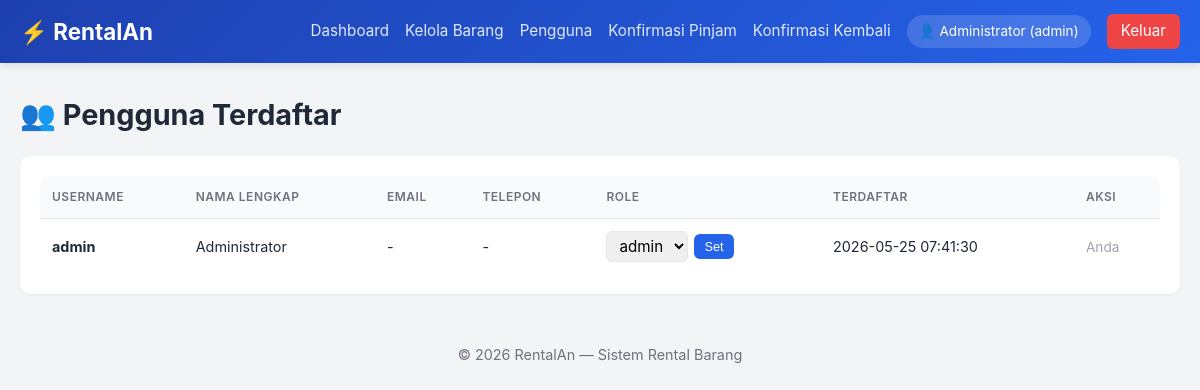
The page /admin/users.php (signed in) on the database its author committed.
### tables this page shows
CREATE TABLE IF NOT EXISTS users (
    id INT AUTO_INCREMENT PRIMARY KEY,
    username VARCHAR(50) UNIQUE NOT NULL,
    password VARCHAR(255) NOT NULL,
    full_name VARCHAR(100) NOT NULL,
    email VARCHAR(100),
    phone VARCHAR(20),
    role ENUM('user','admin') DEFAULT 'user',
    created_at TIMESTAMP DEFAULT CURRENT_TIMESTAMP
);

### classes/User.php (called while the page is built, shortened)
<?php
class User {
    private $conn;
    private $table = 'users';
    public function __construct($db) {
        $this->conn = $db;
    }
    public function getAll() {
        return $this->conn->query("SELECT id, username, full_name, email, phone, role, created_at FROM {$this->table} ORDER BY created_at DESC")->fetchAll();
    }
}

### includes/config.php (called while the page is built, shortened)
<?php
require_once __DIR__ . '/../classes/User.php';
function e($str) { return htmlspecialchars($str ?? '', ENT_QUOTES, 'UTF-8'); }

### admin/users.php (the view, shortened to what this page needs)
<?php
require_once __DIR__ . '/../includes/config.php';
$u = new User($db);
$users = $u->getAll();
include __DIR__ . '/../includes/header.php';
?>
<h1>👥 Pengguna Terdaftar</h1>
<div class="card table-wrap"><table class="table">
  <thead><tr><th>Username</th><th>Nama Lengkap</th><th>Email</th><th>Telepon</th><th>Role</th><th>Terdaftar</th><th>Aksi</th></tr></thead>
  <tbody>
  <?php foreach ($users as $row): ?>
    <tr>
      <td><b><?= e($row['username']) ?></b></td>
      <td><?= e($row['full_name']) ?></td>
      <td><?= e($row['email'] ?: '-') ?></td>
      <td><?= e($row['phone'] ?: '-') ?></td>
      <td>
        <form method="post" style="display:inline-flex;gap:6px;align-items:center">
          <select name="role" class="form-control" style="width:auto;padding:4px 8px">
            <option value="admin" <?= $row['role']==='admin'?'selected':'' ?>>admin</option>
          </select>
          <button name="update_role" value="1" class="btn btn-sm btn-primary">Set</button>
        </form>
      </td>
      <td><?= e($row['created_at']) ?></td>
      <td>
        <?php if ($row['id'] != $_SESSION['user_id']): ?>
          <a href="?delete=<?= $row['id'] ?>" class="btn btn-sm btn-danger" onclick="return confirm('Hapus pengguna ini?')">Hapus</a>
        <?php else: ?>
          <span style="color:#9ca3af;font-size:.85rem">Anda</span>
        <?php endif; ?>
      </td>
    </tr>
  <?php endforeach; ?>
  </tbody>
</table></div>
<?php include __DIR__ . '/../includes/footer.php'; ?>

### assets/css/style.css (style rules this page uses)
* { box-sizing: border-box; margin: 0; padding: 0; }
:root { --primary: #2563eb; --primary-dark: #1d4ed8; --bg: #f3f4f6; --card: #ffffff; --text: #1f2937; --muted: #6b7280; --border: #e5e7eb; --success: #10b981; --warning: #f59e0b; --danger: #ef4444; --radius: 10px; }
body { font-family: -apple-system, BlinkMacSystemFont, 'Segoe UI', Roboto, sans-serif; background: var(--bg); color: var(--text); line-height: 1.5; }
h1 { font-size: 1.8rem; margin-bottom: 20px; }
.card { background: var(--card); border-radius: var(--radius); padding: 20px; box-shadow: 0 1px 3px rgba(0,0,0,.06); margin-bottom: 20px; }
.btn { display: inline-block; padding: 9px 18px; border-radius: 6px; border: none; cursor: pointer; font-size: .9rem; text-decoration: none; font-weight: 500; transition: opacity .15s; }
.btn-primary { background: var(--primary); color: #fff; }
.btn-sm { padding: 5px 10px; font-size: .8rem; }
.form-control { width: 100%; padding: 9px 12px; border: 1px solid var(--border); border-radius: 6px; font-size: .95rem; font-family: inherit; }
.table { width: 100%; border-collapse: collapse; background: var(--card); border-radius: var(--radius); overflow: hidden; }
.table th, .table td { padding: 12px; text-align: left; border-bottom: 1px solid var(--border); font-size: .9rem; }
.table th { background: #f9fafb; font-weight: 600; color: var(--muted); text-transform: uppercase; font-size: .75rem; letter-spacing: .5px; }
.table tr:last-child td { border-bottom: none; }
.table-wrap { overflow-x: auto; }

### rows shown on the page
users: username "admin", full_name "Administrator", email "-", phone "-", role "admin", created_at "2026-05-25 07:41:30", shows "Anda"

### other values the page prints
$_SESSION['full_name'] "Administrator"
$role "admin"
